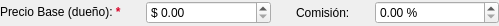
<?xml version="1.0" encoding="UTF-8"?>
<ui version="4.0">
 <class>ConsignmentTermsSection</class>
 <widget class="QWidget" name="ConsignmentTermsSection">
  <property name="geometry">
   <rect>
    <x>0</x>
    <y>0</y>
    <width>499</width>
    <height>26</height>
   </rect>
  </property>
  <layout class="QGridLayout" name="consignmentTermsGrid" columnstretch="0,1,0,1">
   <property name="leftMargin">
    <number>0</number>
   </property>
   <property name="topMargin">
    <number>0</number>
   </property>
   <property name="rightMargin">
    <number>0</number>
   </property>
   <property name="bottomMargin">
    <number>0</number>
   </property>
   <property name="horizontalSpacing">
    <number>25</number>
   </property>
   <property name="verticalSpacing">
    <number>8</number>
   </property>
   <item row="0" column="0">
    <widget class="QLabel" name="basePriceLabel">
     <property name="text">
      <string>Precio Base (dueño):  &lt;span style='color: #D90429; font-weight: bold;'&gt;*&lt;/span&gt;</string>
     </property>
     <property name="buddy">
      <cstring>basePriceSpin</cstring>
     </property>
    </widget>
   </item>
   <item row="0" column="1">
    <widget class="QDoubleSpinBox" name="basePriceSpin">
     <property name="prefix">
      <string>$ </string>
     </property>
     <property name="decimals">
      <number>2</number>
     </property>
     <property name="maximum">
      <double>99999999.000000000000000</double>
     </property>
     <property name="field" stdset="0">
      <string notr="true">basePrice</string>
     </property>
    </widget>
   </item>
   <item row="0" column="2">
    <widget class="QLabel" name="commissionRateLabel">
     <property name="text">
      <string>Comisión:</string>
     </property>
     <property name="buddy">
      <cstring>commissionRateSpin</cstring>
     </property>
    </widget>
   </item>
   <item row="0" column="3">
    <widget class="QDoubleSpinBox" name="commissionRateSpin">
     <property name="suffix">
      <string> %</string>
     </property>
     <property name="decimals">
      <number>2</number>
     </property>
     <property name="maximum">
      <double>100.000000000000000</double>
     </property>
     <property name="field" stdset="0">
      <string notr="true">commissionRate</string>
     </property>
    </widget>
   </item>
  </layout>
 </widget>
 <tabstops>
  <tabstop>basePriceSpin</tabstop>
  <tabstop>commissionRateSpin</tabstop>
 </tabstops>
 <resources/>
 <connections/>
</ui>
